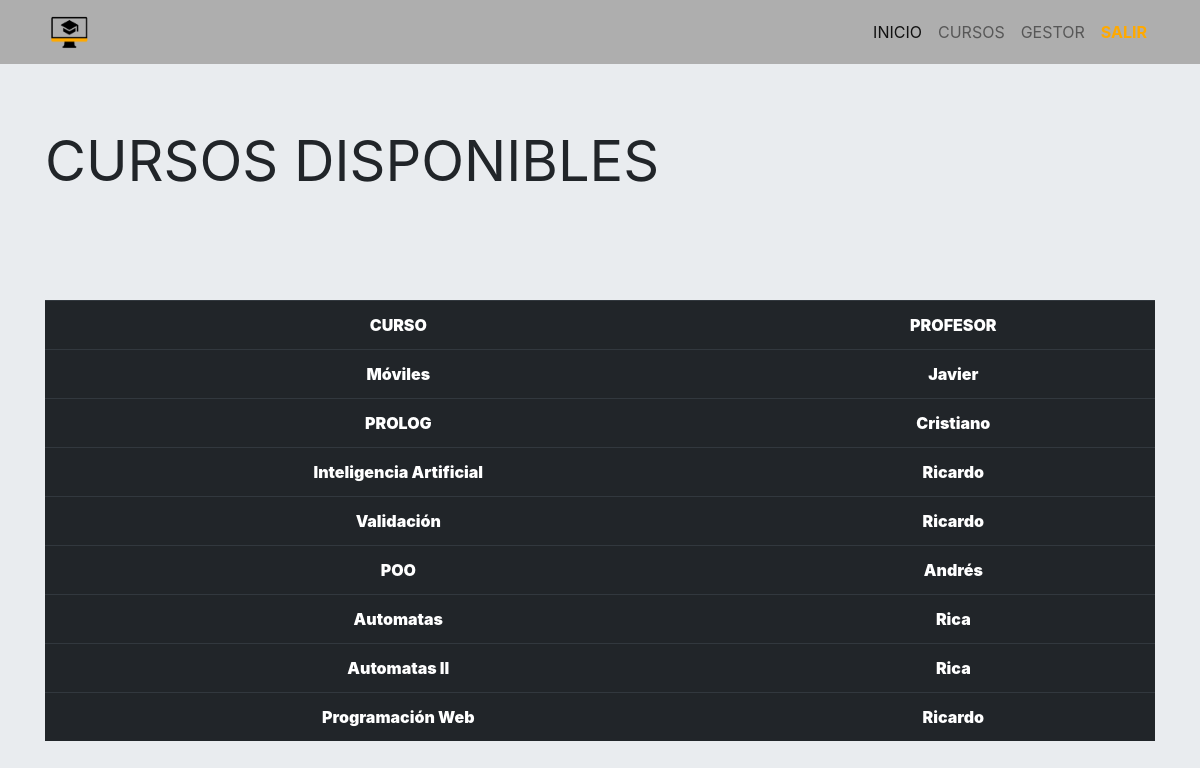
/vistas/inicio.php (signed in), run on the app's committed database.
### tables this page shows
CREATE TABLE `t_categorias` (
  `id_categoria` int(11) NOT NULL,
  `id_usuario` int(11) NOT NULL,
  `nombre` varchar(255) NOT NULL,
  `fechaInsert` datetime NOT NULL DEFAULT current_timestamp()
);

CREATE TABLE `t_usuarios` (
  `id_usuario` int(11) NOT NULL,
  `nombreU` varchar(255) DEFAULT NULL,
  `email` varchar(245) DEFAULT NULL,
  `usuario` varchar(245) DEFAULT NULL,
  `password` text DEFAULT NULL,
  `insert` datetime NOT NULL DEFAULT current_timestamp()
);

### vistas/inicio.php (the view, shortened to what this page needs)
<?php
	if (isset($_SESSION['usuario'])) {
		include "header.php";
?>
		<div class="jumbotron jumbotron-fluid">
		  <div class="container">
		    <h1 class="display-4"><b>CURSOS DISPONIBLES<b></h1>
		   	<div class="row">
		   		<div class="col-sm-12">
		   		</div>
		   	</div>
		  </div>
		</div>
	<div class="container">
		<div class="row">
			<div class="col-sm-12" style="text-align: center;">
				<div class="table-responsive">
					<table class="table table-hover table-dark" id="tablaCategoriasDataTable">
						<thead>
							<tr style="text-align: center;">
								<td>CURSO</td>
								<td>PROFESOR</td>
							</tr>
						</thead>
						<tbody>
							<?php
								$username = "root";
								$password = "";
								$database = "just";
								$mysqli = new mysqli("localhost", $username, $password, $database);
								$query = "SELECT nombre,nombreU
										  FROM t_categorias,t_usuarios
								  		  WHERE t_categorias.id_usuario=t_usuarios.id_usuario";
								if ($result = $mysqli->query($query)) {
    								while ($row = $result->fetch_assoc()) {
        								$field1name = $row["nombre"];
        								$field2name = $row["nombreU"];
        								echo '<tr style="text-align: center;">
                  								<td>'.$field1name.'</td>
                  								<td>'.$field2name.'</td>
              						  		</tr>';
    								}
								}
							?>
						</tbody>
					</table>
				</div>
			</div>
		</div>
	</div>
	<?php
	include "footer.php";
} else {
	header("location:../index.php");
}
?>

### vistas/header.php (shortened to what this page needs)
<!DOCTYPE html>
<html>
<head>
	<link rel="stylesheet" type="text/css" href="../librerias/bootstrap4/bootstrap.min.css">
    <link rel="stylesheet" type="text/css" href="../librerias/fontawesome/css/all.css">
    <link rel="stylesheet" type="text/css" href="../librerias/datatable/dataTables.bootstrap4.min.css">
</head>
<body style="background-color: #e9ecef">
	<nav class="navbar navbar-expand-lg navbar-light  static-top" style="background-color: #aeaeae;">
		<div class="container">
			<a class="navbar-brand" href="inicio.php">
				<img src="../img/logo1.png" alt="" width="50px">
			</a>
			<div class="collapse navbar-collapse" id="navbarResponsive">
				<ul class="navbar-nav ml-auto">
					<li class="nav-item active">
						<a class="nav-link" href="inicio.php"> <span ></span> INICIO
						</a>
					</li>
					<li class="nav-item">
						<a class="nav-link" href="categorias.php"> <span ></span> CURSOS</a>
					</li>
					<li class="nav-item">
						<a class="nav-link" href="gestor.php"> <span ></span> GESTOR</a>
					</li>
					<li class="nav-item" >
						<a class="nav-link" href="../procesos/usuario/salir.php" style="color: #ffa900">
						<i class="bi bi-box-arrow-right"></i><b>SALIR<b>
						</a>
					</li>
				</ul>
			</div>
		</div>
	</nav>

### vistas/footer.php (shortened to what this page needs)
	</body>
</html>

### data on the page
t_categorias: nombre "Móviles", id_usuario.nombreU "Javier"
t_categorias: nombre "PROLOG", id_usuario.nombreU "Cristiano"
t_categorias: nombre "Inteligencia Artificial", id_usuario.nombreU "Ricardo"
t_categorias: nombre "Validación", id_usuario.nombreU "Ricardo"
t_categorias: nombre "POO", id_usuario.nombreU "Andrés"
t_categorias: nombre "Automatas", id_usuario.nombreU "Rica"
t_categorias: nombre "Automatas ll", id_usuario.nombreU "Rica"
t_categorias: nombre "Programación Web", id_usuario.nombreU "Ricardo"
